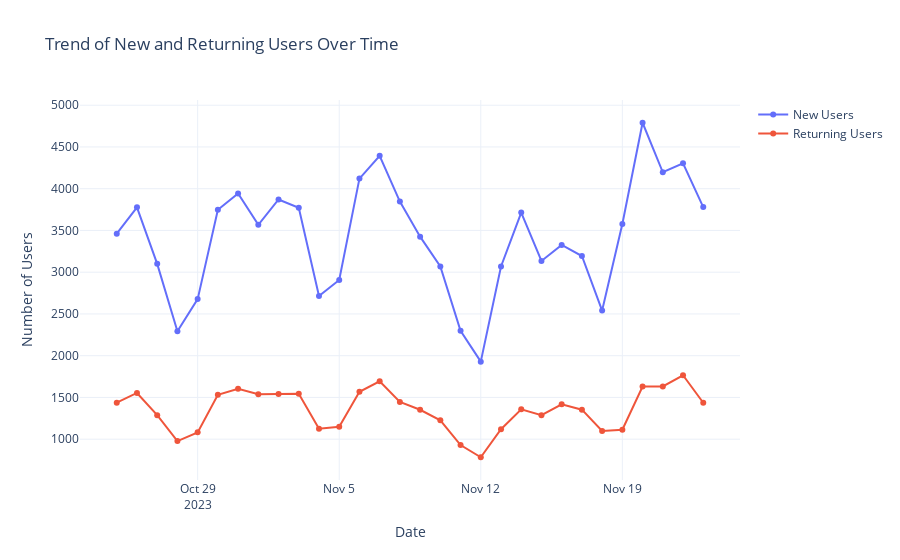

Source (notebook cell):
### Code cell
fig = go.Figure()

# Adding the new users:
fig.add_trace(go.Scatter(x=data['Date'], y=data['New users'], mode='lines+markers', name='New Users'))

# Adding the returning users:
fig.add_trace(go.Scatter(x=data['Date'], y=data['Returning users'], mode='lines+markers', name='Returning Users'))


# Update the layout:
fig.update_layout(title='Trend of New and Returning Users Over Time',
                 xaxis_title='Date',
                 yaxis_title='Number of Users')

fig.show()

### Figure 1 — Plotly figure (JSON) as saved in the notebook; plotly's stock layout.template omitted (floating-point values rounded to 4 significant figures)
{"data": [{"mode": "lines+markers", "name": "New Users", "type": "scatter", "x": ["2023-10-25T00:00:00", "2023-10-26T00:00:00", "2023-10-27T00:00:00", "2023-10-28T00:00:00", "2023-10-29T00:00:00", "2023-10-30T00:00:00", "2023-10-31T00:00:00", "2023-11-01T00:00:00", "2023-11-02T00:00:00", "2023-11-03T00:00:00", "2023-11-04T00:00:00", "2023-11-05T00:00:00", "2023-11-06T00:00:00", "2023-11-07T00:00:00", "2023-11-08T00:00:00", "2023-11-09T00:00:00", "2023-11-10T00:00:00", "2023-11-11T00:00:00", "2023-11-12T00:00:00", "2023-11-13T00:00:00", "2023-11-14T00:00:00", "2023-11-15T00:00:00", "2023-11-16T00:00:00", "2023-11-17T00:00:00", "2023-11-18T00:00:00", "2023-11-19T00:00:00", "2023-11-20T00:00:00", "2023-11-21T00:00:00", "2023-11-22T00:00:00", "2023-11-23T00:00:00"], "y": [3461, 3777, 3100, 2293, 2678, 3748, 3943, 3568, 3871, 3772, 2716, 2907, 4121, 4394, 3846, 3426, 3069, 2298, 1929, 3069, 3714, 3135, 3327, 3194, 2541, 3577, 4790, 4197, 4304, 3780]}, {"mode": "lines+markers", "name": "Returning Users", "type": "scatter", "x": ["2023-10-25T00:00:00", "2023-10-26T00:00:00", "2023-10-27T00:00:00", "2023-10-28T00:00:00", "2023-10-29T00:00:00", "2023-10-30T00:00:00", "2023-10-31T00:00:00", "2023-11-01T00:00:00", "2023-11-02T00:00:00", "2023-11-03T00:00:00", "2023-11-04T00:00:00", "2023-11-05T00:00:00", "2023-11-06T00:00:00", "2023-11-07T00:00:00", "2023-11-08T00:00:00", "2023-11-09T00:00:00", "2023-11-10T00:00:00", "2023-11-11T00:00:00", "2023-11-12T00:00:00", "2023-11-13T00:00:00", "2023-11-14T00:00:00", "2023-11-15T00:00:00", "2023-11-16T00:00:00", "2023-11-17T00:00:00", "2023-11-18T00:00:00", "2023-11-19T00:00:00", "2023-11-20T00:00:00", "2023-11-21T00:00:00", "2023-11-22T00:00:00", "2023-11-23T00:00:00"], "y": [1437, 1554, 1288, 978, 1082, 1532, 1603, 1538, 1540, 1545, 1126, 1148, 1568, 1693, 1446, 1353, 1226, 930, 784, 1120, 1358, 1288, 1418, 1354, 1098, 1114, 1630, 1632, 1766, 1437]}], "layout": {"title": {"text": "Trend of New and Returning Users Over Time"}, "xaxis": {"title": {"text": "Date"}}, "yaxis": {"title": {"text": "Number of Users"}}}}
